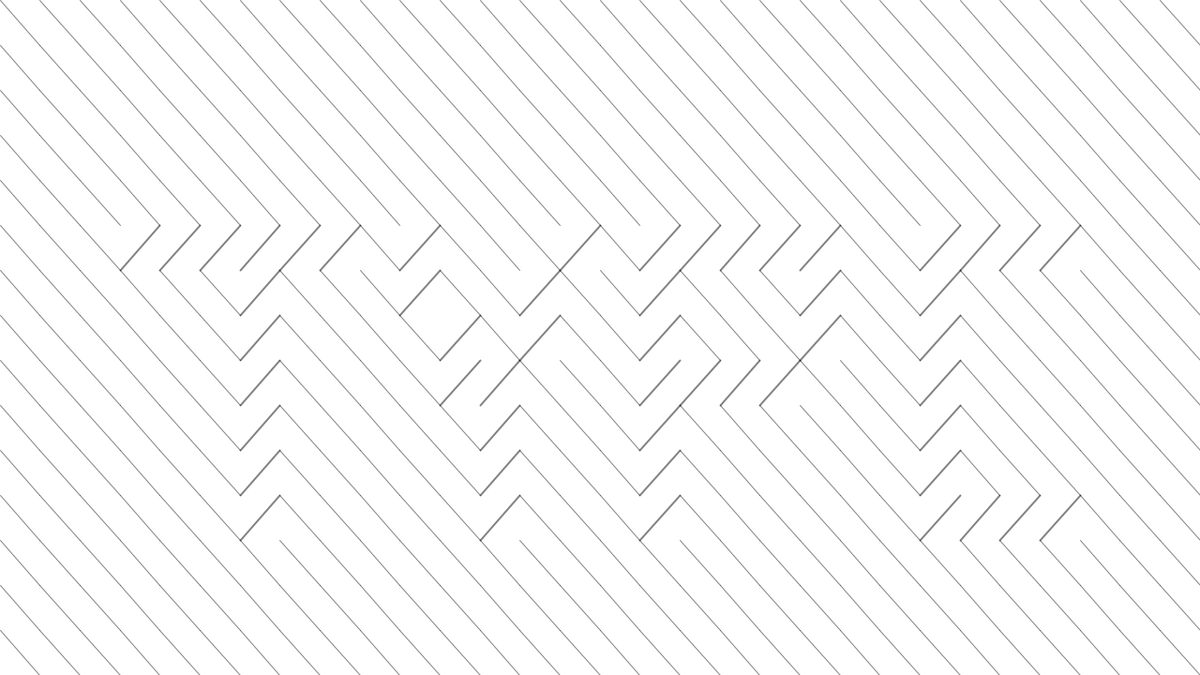
Frame 1 (no input)
Frame 60 (the mouse pressed at the canvas centre just before this capture): identical to frame 1, image omitted
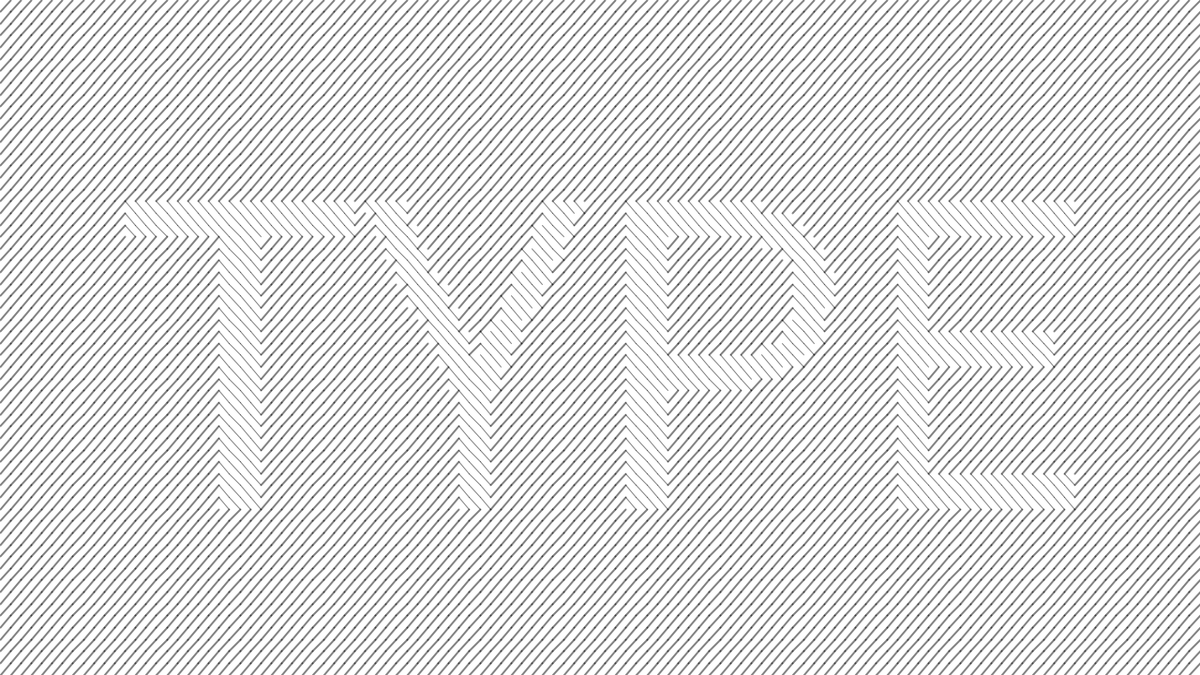
Frame 120 (the mouse held since frame 60 and released just before this capture)

The Processing sketch that drew these frames (run headless with seeded random() and noise(); from frame 60 on, the mouse is pressed at the canvas centre):

// Processing sketch: d01_xx_inside_outside_text
// ── d01_xx_inside_outside_text.pde

/*
 * This sketch uses the text drawn to an offscreen PGraphics to determine
 * what color and shape it will draw to each xy-coordinate on the main screen
 *
 * largely based on the examples provided by AmnonP5
 *
 * USAGE:
 * - move the mouse around to change the grid dimensions
 * - click the mouse to flip the drawing method used for respectively inside and outside the text  
 */

// SKETCH SETTINGS
color ELLIPSE_COLOR = color(0); // color of drawn ellipses
color LINE_COLOR = color(0, 125); // color of drawn lines
color PGRAPHICS_COLOR = color(0); // won't impact this sketch's visual outcome
int LINE_LENGTH = 25; // length of drawn lines
boolean reverseDrawing = false; // boolean to flip the drawing method (toggle with mouse)

PGraphics pg;

void setup() {
  size(1280, 720);
  smooth(8);

  // create and draw to PPraphics (see Getting Started > UsingPGraphics example)
  pg = createGraphics(width, height, JAVA2D);
  pg.beginDraw();
  pg.textSize(500);
  pg.textAlign(CENTER, CENTER);
  pg.fill(PGRAPHICS_COLOR);
  pg.text("TYPE", pg.width/2, pg.height/2); 
  pg.endDraw();
}

void draw() {
  // determine grid dimensions based on the mouse position and calculate resulting grid settings
  int gridHorizontal = (int) map(mouseX, 0, width, 30, 200); // number of horizontal grid cells (based on mouseX)
  int gridVertical = (int) map(mouseY, 0, height, 15, 100); // number of vertical grid cells (based on mouseY)
  float w = float(width) / gridHorizontal;
  float h = float(height) / gridVertical;
  float r = min(w, h);

  // draw shapes to the screen
  background(255);
  strokeWeight(0.5);
  for (int y=0; y<gridVertical; y++) {
    for (int x=0; x<gridHorizontal; x++) {
      float e_x = x * w;
      float e_y = y * h;
      color c = pg.get(int(e_x), int(e_y)); // get PGraphics color at this coordinate
      boolean textDrawn = (c == PGRAPHICS_COLOR); // is the color equal to PGRAPHICS_COLOR (aka is there text here)
      // use the reverseDrawing boolean to flip the textDrawn boolean
      // thus in fact flipping the resulting displayed shapes
      if (reverseDrawing ? !textDrawn : textDrawn) {
        stroke(LINE_COLOR);
        strokeWeight(2);
        line(e_x+w, e_y, e_x, e_y+h);
      } else {
        stroke(LINE_COLOR);
        strokeWeight(1);
        line(e_x, e_y, e_x + w, e_y + h);
      }
    }
  }
}

void mousePressed() {
  reverseDrawing = !reverseDrawing; // toggle boolean for drawing method
}
